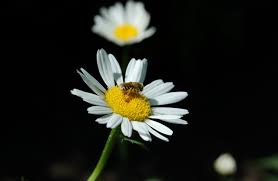
//> input picture images/image0.jpeg, 278 x 181 px
$ ./main   (built with g++ and OpenCV 4)
//> lines starting //> are read from the running program, lines starting //| are printed output that depends on the picture
#include <opencv2/opencv.hpp>
#include <iostream>

int main() {
    // Create a simple black image
    // cv::Mat image = cv::Mat::zeros(480, 640, CV_8UC3);
    cv::Mat image = cv::imread("/app/images/image0.jpeg", 0);
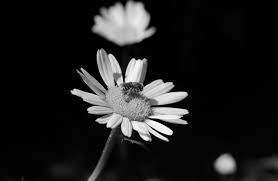
//> image: 181 rows x 278 cols, CV_8UC1; min 0, max 255, mean 30.7

    // resize image
    cv::Mat resized;
    int width = 1240;
    int height = 720;
    cv::resize(image, resized, cv::Size(width, height), cv::INTER_LINEAR);
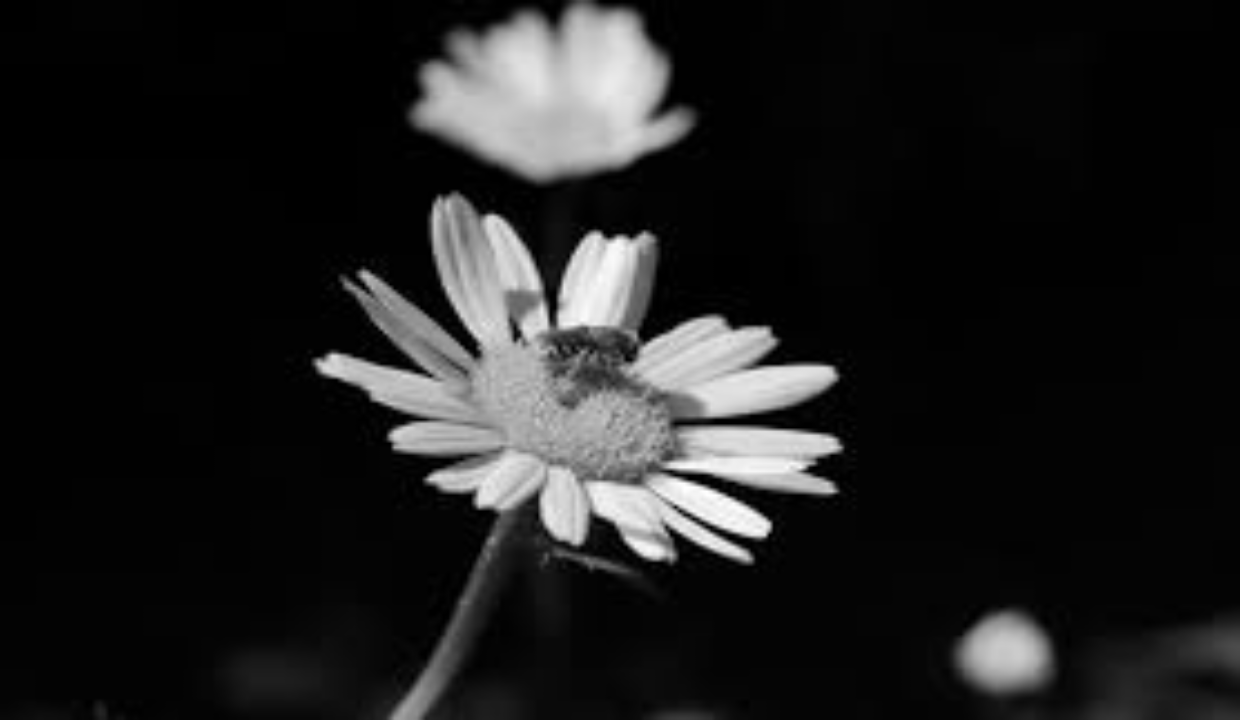
//> resized: 720 rows x 1240 cols, CV_8UC1; min 0, max 255, mean 30.7

    // Put some text on the image
    // cv::putText(image, "Hello, OpenCV!", cv::Point(200, 300), cv::FONT_HERSHEY_SIMPLEX, 1, cv::Scalar(255, 255, 255), 2, cv::LINE_AA);
    // cv::circle(image, cv::Point(100, 200), 10, cv::Scalar(0, 255, 0), 1, cv::LINE_AA);

    // Display the image in a window
    cv::namedWindow("window", cv::WINDOW_AUTOSIZE);
    cv::imshow("window", resized);

    // Wait for a keystroke in the window
    cv::waitKey(0);

    cv::destroyAllWindows();

    cv::imwrite("/app/grayscale.jpg", resized);

    return 0;
}
